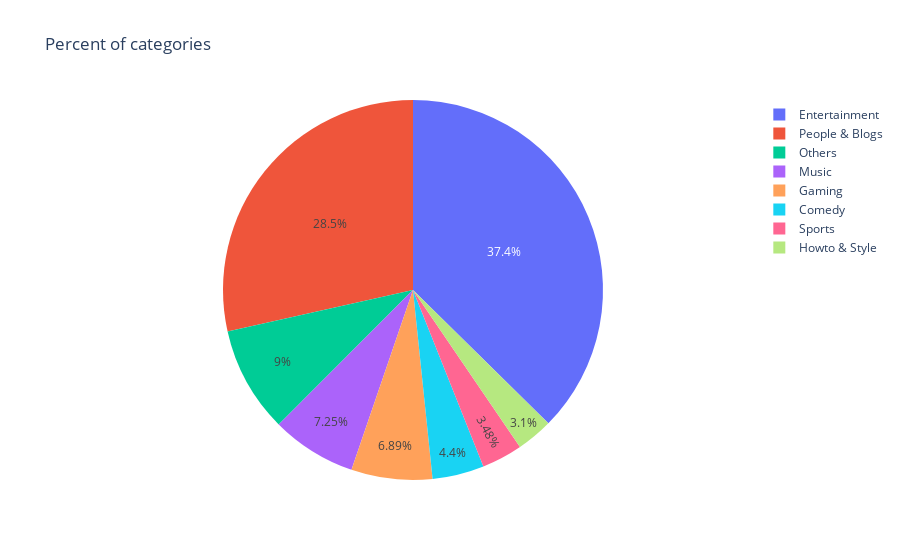

Here is the notebook cell this chart was saved with:
### Code cell
px.pie(category_pie, values='count', names='category', title='Percent of categories')

### Figure 1 — Plotly figure (JSON) as saved in the notebook; plotly's stock layout.template omitted (floating-point values rounded to 4 significant figures)
{"data": [{"domain": {"x": [0, 1], "y": [0, 1]}, "hovertemplate": "category=%{label}<br>count=%{value}<extra></extra>", "labels": ["Comedy", "Entertainment", "Gaming", "Howto & Style", "Music", "Others", "People & Blogs", "Sports"], "legendgroup": "", "name": "", "showlegend": true, "type": "pie", "values": [770, 6546, 1207, 543, 1269, 1576, 4992, 609]}], "layout": {"legend": {"tracegroupgap": 0}, "title": {"text": "Percent of categories"}}}
